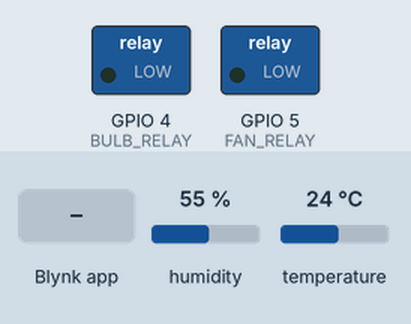
Bench run of a sketch on a simulated ESP8266 (NodeMCU). Shown: switched loads named in the sketch (green lamp = pin HIGH). The inputs (shaded band) are chosen by the test bench; at power-on: temperature 24 °C, humidity 55 %. WiFi joins after 1.5 s; servers stay silent unless stated; what the sketch prints to the serial monitor is not drawn.

Above: at 4.0 s.
4.1 s: temperature set to 23.3 °C
14.3 s: temperature set to 22.4 °C
At 19.0 s:
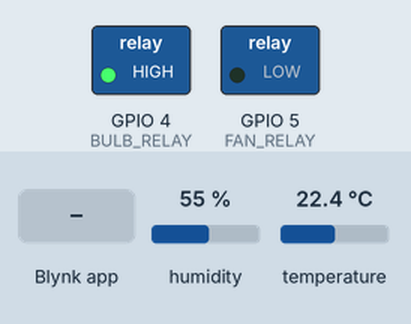
19.3 s: temperature set to 33 °C
At 24.0 s:
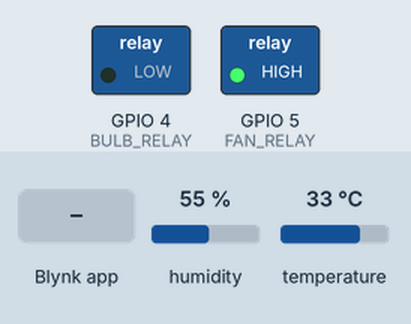
24.3 s: Blynk app writes 1 to V0
At 24.8 s:
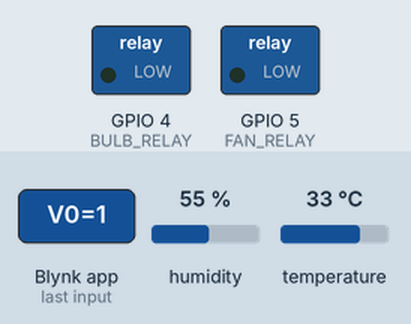
25.8 s: Blynk app writes 1 to V4
At 27.0 s:
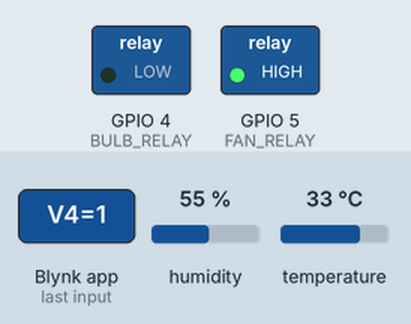
27.3 s: Blynk app writes 1 to V6
At 28.2 s:
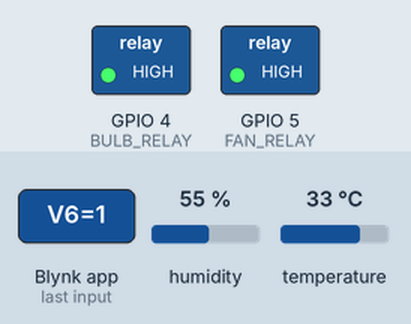
Timing chart, 0 to 29.8 s (numbered marks = the images above; inputs shaded):
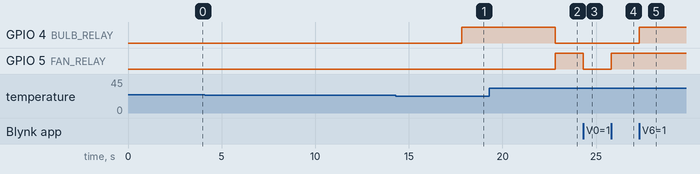

Measured:
- the behaviour switches between 23 and 22.9 °C on temperature (found by bisection; images 0 and 1)
- after the input at 4.1 s, every drawn part: stays the same
- after the input at 14.3 s, GPIO 4 (BULB_RELAY): LOW → HIGH after 3.5 s
- after the input at 19.3 s, GPIO 4 (BULB_RELAY): HIGH → LOW after 3.5 s; GPIO 5 (FAN_RELAY): LOW → HIGH after 3.5 s
- after the input at 24.3 s, GPIO 5 (FAN_RELAY): HIGH → LOW at once
- after the input at 25.8 s, GPIO 5 (FAN_RELAY): LOW → HIGH at once
- after the input at 27.3 s, GPIO 4 (BULB_RELAY): LOW → HIGH at once

The sketch:

cocoon-2.ino
```cpp
#define BLYNK_TEMPLATE_ID   "TMPL3FAeFaz9u"
#define BLYNK_TEMPLATE_NAME "Cocoon Shed"
#define BLYNK_AUTH_TOKEN    "eeND_mqa03W1Ux9tIip_ggtgha"

#define BLYNK_PRINT Serial

#include <ESP8266WiFi.h>
#include <BlynkSimpleEsp8266.h>
#include <DHT.h>

/* ===== WiFi ===== */
char ssid[] = "DESKTOP";
char pass[] = "12345678";

/* ===== Pin Definitions ===== */
#define DHTPIN 14        // D5
#define FAN_RELAY 5      // D1
#define BULB_RELAY 4     // D2

/* ===== RELAY LOGIC (FIX) ===== */
// 🔴 ACTIVE-HIGH relay module
#define RELAY_ON  HIGH
#define RELAY_OFF LOW

/* ===== DHT ===== */
#define DHTTYPE DHT22
DHT dht(DHTPIN, DHTTYPE);

/* ===== Temperature Thresholds ===== */
float TEMP_MAX = 28.0;
float TEMP_MIN = 23.0;

BlynkTimer timer;

/* ===== Mode Variables ===== */
bool manualMode = false;   // false = AUTO
bool autoReady  = false;   // OFF → READ → ACT

/* ===== Relay Helpers ===== */
void turnFanOn() {
  digitalWrite(FAN_RELAY, RELAY_ON);
  Blynk.virtualWrite(V3, 1);
  Blynk.virtualWrite(V4, 1);
}

void turnFanOff() {
  digitalWrite(FAN_RELAY, RELAY_OFF);
  Blynk.virtualWrite(V3, 0);
  Blynk.virtualWrite(V4, 0);
}

void turnBulbOn() {
  digitalWrite(BULB_RELAY, RELAY_ON);
  Blynk.virtualWrite(V5, 1);
  Blynk.virtualWrite(V6, 1);
}

void turnBulbOff() {
  digitalWrite(BULB_RELAY, RELAY_OFF);
  Blynk.virtualWrite(V5, 0);
  Blynk.virtualWrite(V6, 0);
}

/* ===== Read Sensor ===== */
void readSensor() {
  float t = dht.readTemperature();
  float h = dht.readHumidity();

  if (isnan(t) || isnan(h)) {
    Serial.println("❌ DHT read failed");
    return;
  }

  Serial.print("🌡 ");
  Serial.print(t);
  Serial.print(" °C | 💧 ");
  Serial.println(h);

  Blynk.virtualWrite(V1, t);
  Blynk.virtualWrite(V2, h);

  if (!manualMode) {

    // First AUTO cycle → keep OFF
    if (!autoReady) {
      turnFanOff();
      turnBulbOff();
      autoReady = true;
      return;
    }

    // Normal AUTO logic
    turnFanOff();
    turnBulbOff();

    if (t > TEMP_MAX) {
      turnFanOn();
    }
    else if (t < TEMP_MIN) {
      turnBulbOn();
    }
  }
}

/* ===== Mode Switch ===== */
BLYNK_WRITE(V0) {
  manualMode = param.asInt();

  turnFanOff();
  turnBulbOff();
  autoReady = false;

  Serial.println(manualMode ? "🎛 MANUAL MODE" : "🤖 AUTO MODE");
}

/* ===== Manual Fan ===== */
BLYNK_WRITE(V4) {
  if (manualMode) {
    param.asInt() ? turnFanOn() : turnFanOff();
  }
}

/* ===== Manual Bulb ===== */
BLYNK_WRITE(V6) {
  if (manualMode) {
    param.asInt() ? turnBulbOn() : turnBulbOff();
  }
}

void setup() {
  Serial.begin(115200);
  delay(1000);

  pinMode(FAN_RELAY, OUTPUT);
  pinMode(BULB_RELAY, OUTPUT);

  // 🔑 FORCE OFF AT BOOT
  digitalWrite(FAN_RELAY, RELAY_OFF);
  digitalWrite(BULB_RELAY, RELAY_OFF);

  dht.begin();

  WiFi.begin(ssid, pass);
  while (WiFi.status() != WL_CONNECTED) {
    delay(300);
    yield();
  }

  Blynk.config(BLYNK_AUTH_TOKEN);
  Blynk.connect();

  Blynk.syncVirtual(V0, V4, V6);

  turnFanOff();
  turnBulbOff();

  timer.setInterval(5000L, readSensor);
}

void loop() {
  Blynk.run();
  timer.run();
  yield();
}
```
